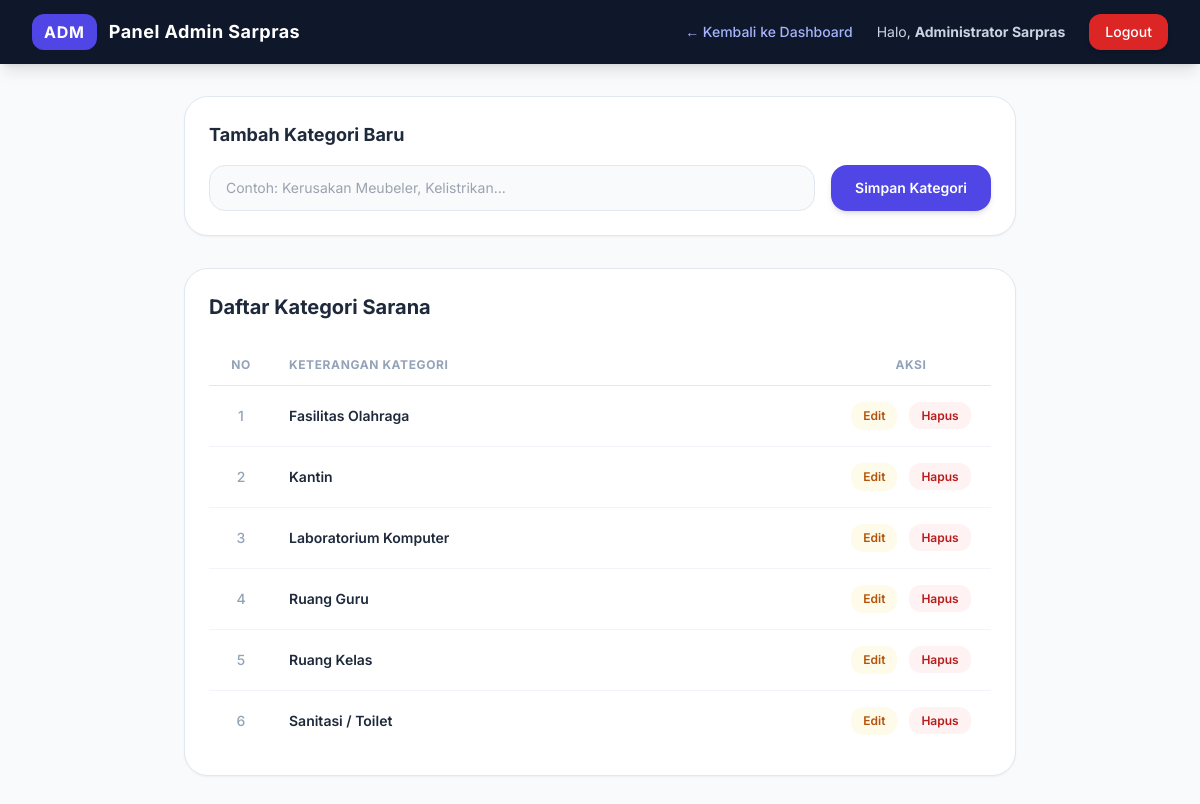
Screenshot of /index.php?c=admin&a=kelolaKategori (signed in) with the database file from the repository.
### tables this page shows
CREATE TABLE `kategori` (
  `id_kategori` int(11) NOT NULL,
  `ket_kategori` varchar(30) NOT NULL
);

### controller/AdminController.php (called while the page is built, shortened)
<?php
require_once __DIR__ . '/../model/M_Aspirasi.php';
class AdminController {
    private $modelAspirasi;
    public function __construct() {
        $this->modelAspirasi = new M_Aspirasi();
    }
    public function kelolaKategori() {
        $kategoriList = $this->modelAspirasi->getAllKategori();
        require_once __DIR__ . '/../view/admin/v_kategori.php';
    }
}
?>

### model/Model.php (called while the page is built, shortened)
<?php
require_once __DIR__ . '/../config/Database.php';
class Model {
    public function __construct() {
        $database = new Database();
        $this->db = $database->getConnection();
    }
}
?>

### config/Database.php (called while the page is built, shortened)
<?php
class Database {
    private $host = "localhost";
    private $db_name = "pengaduan_sarana";
    private $username = "root";
    private $password = "";
    public function getConnection() {
        $this->conn = null;
        try {
            $this->conn = new PDO("mysql:host=" . $this->host . ";dbname=" . $this->db_name, $this->username, $this->password);
            $this->conn->setAttribute(PDO::ATTR_ERRMODE, PDO::ERRMODE_EXCEPTION);
            $this->conn->exec("set names utf8");
        } catch(PDOException $exception) {
            echo "Koneksi database gagal: " . $exception->getMessage();
        }
        return $this->conn;
    }
}
?>

### model/M_Aspirasi.php (called while the page is built, shortened)
<?php
require_once __DIR__ . '/Model.php';
class M_Aspirasi extends Model {
    public function getAllKategori() {
        $query = "SELECT * FROM kategori ORDER BY ket_kategori ASC";
        $stmt = $this->db->prepare($query);
        $stmt->execute();
        return $stmt->fetchAll(PDO::FETCH_ASSOC);
    }
}
?>

### view/admin/v_kategori.php (the view, shortened to what this page needs)
<!DOCTYPE html>
<html lang="id">
<head>
    <script src="https://cdn.tailwindcss.com"></script>
</head>
<body class="min-h-screen">
    <nav class="bg-slate-900 text-white shadow-lg">
        <div class="max-w-7xl mx-auto px-4 sm:px-6 lg:px-8 flex justify-between h-16 items-center">
            <div class="flex items-center space-x-3">
                <span class="bg-indigo-600 px-3 py-1.5 rounded-xl font-bold tracking-wider">ADM</span>
                <span class="font-bold text-lg tracking-wide">Panel Admin Sarpras</span>
            </div>
            <div class="flex items-center space-x-6">
                <a href="index.php?c=admin&a=index" class="text-sm text-indigo-300 hover:text-white transition font-medium">← Kembali ke Dashboard</a>
                <span class="text-sm text-slate-300">Halo, <b><?= htmlspecialchars($_SESSION['nama_lengkap'] ?? 'Admin'); ?></b></span>
                <a href="index.php?c=auth&a=logout" onclick="return confirm('Keluar dari panel admin?')" class="bg-red-600 hover:bg-red-700 px-4 py-2 rounded-xl text-sm font-medium transition shadow-md">Logout</a>
            </div>
        </div>
    </nav>
    <div class="max-w-4xl mx-auto px-4 sm:px-6 lg:px-8 py-8">
        <div class="bg-white rounded-3xl shadow-sm border border-slate-200 p-6 mb-8">
            <h2 class="text-lg font-bold text-slate-800 mb-4">Tambah Kategori Baru</h2>
            <form action="index.php?c=admin&a=tambahKategori" method="POST" class="flex gap-4">
                <input type="text" name="ket_kategori" required placeholder="Contoh: Kerusakan Meubeler, Kelistrikan..." class="flex-1 bg-slate-50 border border-slate-200 rounded-2xl px-4 py-3 text-sm focus:outline-none focus:ring-2 focus:ring-indigo-500">
                <button type="submit" class="bg-indigo-600 hover:bg-indigo-700 text-white font-semibold px-6 py-3 rounded-2xl text-sm transition shadow-md">Simpan Kategori</button>
            </form>
        </div>
        <div class="bg-white rounded-3xl shadow-sm border border-slate-200 overflow-hidden p-6">
            <h2 class="text-xl font-bold text-slate-800 mb-6">Daftar Kategori Sarana</h2>
            <?php if (empty($kategoriList)): ?>
                <div class="text-center py-12 text-slate-400"><p>Belum ada kategori yang ditambahkan.</p></div>
            <?php else: ?>
                <div class="overflow-x-auto">
                    <table class="w-full text-left border-collapse">
                        <thead>
                            <tr class="border-b border-slate-200 text-xs uppercase text-slate-400 font-semibold tracking-wider">
                                <th class="py-3 px-4 w-16 text-center">No</th>
                                <th class="py-3 px-4">Keterangan Kategori</th>
                                <th class="py-3 px-4 text-center w-40">Aksi</th>
                            </tr>
                        </thead>
                        <tbody class="divide-y divide-slate-100 text-sm text-slate-600">
                            <?php $no = 1; foreach ($kategoriList as $row): ?>
                                <tr>
                                    <td class="py-4 px-4 text-center font-medium text-slate-400"><?= $no++; ?></td>
                                    <td class="py-4 px-4 font-semibold text-slate-800"><?= htmlspecialchars($row['ket_kategori']); ?></td>
                                    <td class="py-4 px-4 text-center space-x-2">
                                        <button onclick="openEditKategori(<?= $row['id_kategori']; ?>, '<?= htmlspecialchars($row['ket_kategori'], ENT_QUOTES); ?>')" class="bg-amber-50 hover:bg-amber-100 text-amber-700 font-semibold px-3 py-1.5 rounded-xl text-xs transition">
                                            Edit
                                        </button>
                                        <a href="index.php?c=admin&a=hapusKategori&id=<?= $row['id_kategori']; ?>" onclick="return confirm('Yakin ingin menghapus kategori ini?')" class="bg-red-50 hover:bg-red-100 text-red-700 font-semibold px-3 py-1.5 rounded-xl text-xs transition">
                                            Hapus
                                        </a>
                                    </td>
                                </tr>
                            <?php endforeach; ?>
                        </tbody>
                    </table>
                </div>
            <?php endif; ?>
        </div>
    </div>
</body>
</html>

### view/admin/v_kategori.php (style rules this page uses)
body { font-family: 'Inter', sans-serif; background-color: #f8fafc; }

### rows the page displays
kategori: ket_kategori "Fasilitas Olahraga"
kategori: ket_kategori "Kantin"
kategori: ket_kategori "Laboratorium Komputer"
kategori: ket_kategori "Ruang Guru"
kategori: ket_kategori "Ruang Kelas"
kategori: ket_kategori "Sanitasi / Toilet"

### other values shown
$_SESSION['nama_lengkap'] "Administrator Sarpras"
